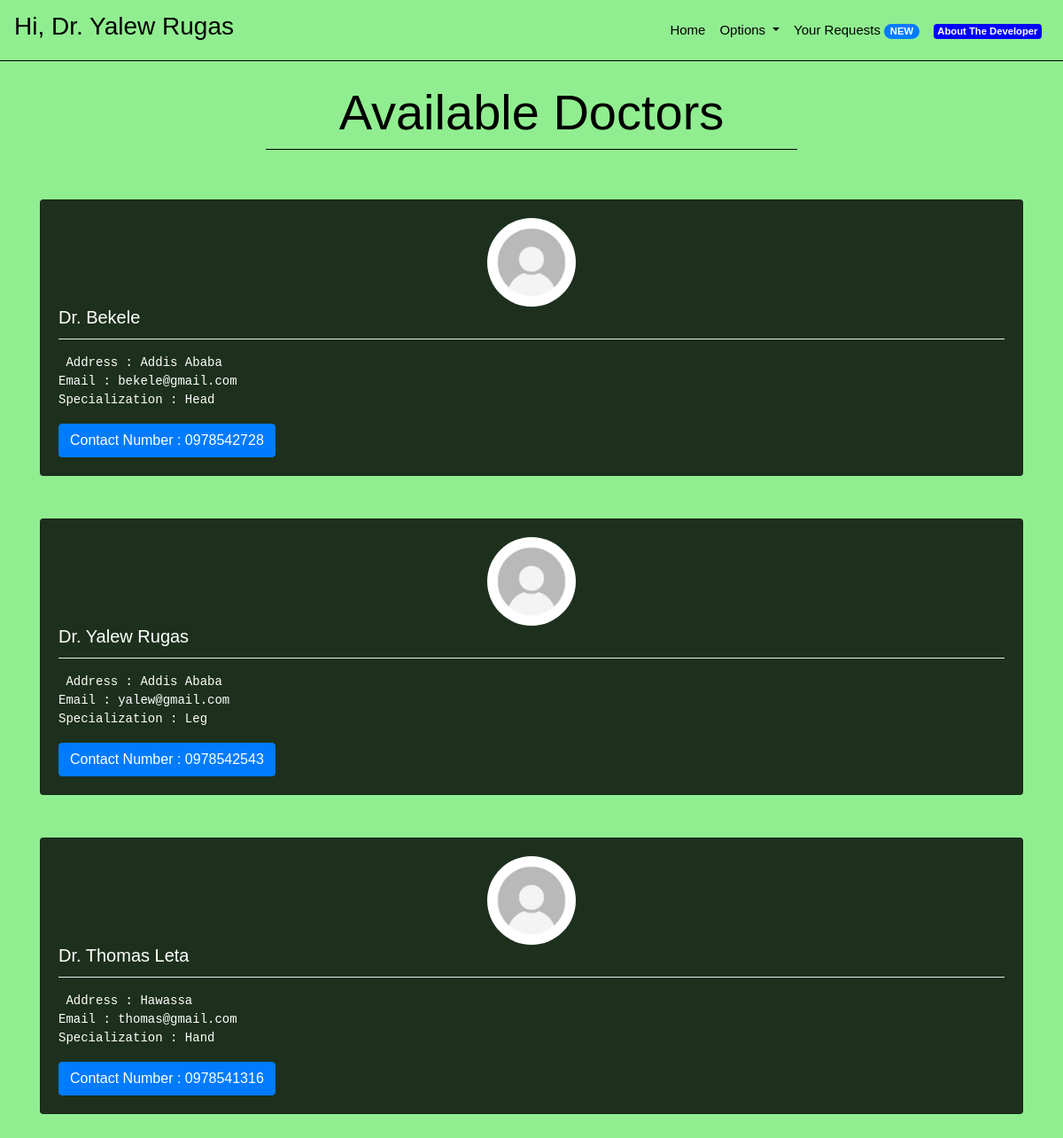
Screenshot of /contact (signed in) with the database file from the repository.
### core/models.py (models this page shows, shortened)
class Doctor(models.Model):
    name = models.CharField(max_length = 30)
    address = models.CharField(max_length = 100)
    contactNumber = models.CharField(unique = True, max_length = 10)
    email = models.EmailField(unique = True, max_length = 255)
    specialization = models.CharField(max_length = 100)
    passwordHash = models.CharField(max_length = 64)
    emailHash = models.CharField(max_length = 64)
    image = models.ImageField(upload_to='profile_images/', default='profile_images/default.jpg')

### core/views.py (the view)
# urls.py: path('contact', views.contact, name = "contact"),
def contact(request):
    context = {
        "doctors" : Doctor.objects.all(),
        "message":"Please Login First."
    }
    if request.session.get('isLoggedIn', False):
        response = render(request,"core/doctors.html",context)
        return responseHeadersModifier(response)
    else:
        response = render(request, "core/doctors.html", context)
        return responseHeadersModifier(response)

### core/views.py (called while the page is built)
def responseHeadersModifier(response):
    response["Cache-Control"] = "no-cache, no-store, must-revalidate"
    response["Pragma"] = "no-cache"
    response["Expires"] = "0"
    return response

### core/templates/core/doctors.html (shortened to what this page needs)
{% extends "core/base.html" %}
{% block bodytag %}
{% load static %}
<body background="{% static 'core/images/back.png' %}" style="background-size: auto auto;">
    {% endblock %}
    {% block body %}
    <br>
    <h1 style="text-align:center;color:black;" class="display-4">
        Available Doctors
    </h1>
    <li class="dropdown-divider" style="margin-left:25%;margin-right:25%;border-color:black"></li>
    <br>
    <br>
    {% if request.session.isLoggedIn %}
    {% for doctor in doctors %}
    <div class="row container" style="margin: 0 auto;">
        <div class="col-sm-12">
            <div class="card" style="background:rgba(0,0,0,0.8);color:white;">
                <div class="card-body">
                    <img class="doctor-image" src="{{ doctor.image.url }}" alt="Doctor Image">
                    <h5 class="card-title">Dr. {{ doctor.name }}</h5>
                    <li class="dropdown-divider"></li>
                    <p class="card-text">
                    <pre style="color:white"> Address : {{ doctor.address }}<br>Email : {{ doctor.email }}<br>Specialization : {{ doctor.specialization }} </pre>
                    </p>
                    <a href="#" class="btn btn-primary">Contact Number : {{ doctor.contactNumber }}</a>
                </div>
            </div>
        </div>
    </div>
    <br>
    <br>
    {% empty %}
    <h1 style="text-align:center;color:white">
        Sorry! No doctors available right now. Please try again later!
    </h1>
    {% endfor %}
    {% else %}
    {% if message %}
    <div style="text-align:center;margin:0 auto;" class="alert alert-warning" role="alert">
        {{ message }}
    </div>
    {% endif %}
    {% endif %}
    {% endblock %}

### core/templates/core/base.html (shortened to what this page needs)
{% load static %}
<!doctype html>
<html lang="en">
<head>
    <link rel="stylesheet" href="https://stackpath.bootstrapcdn.com/bootstrap/4.2.1/css/bootstrap.min.css">
    <link rel="stylesheet" href="{% static 'core/css/style.css' %}">
    <link rel="stylesheet" href="{% static 'core/css/aboutstyle.css' %}">
    <link rel="stylesheet" href="{% static 'core/css/responsive.css' %}">
    <link rel="stylesheet" href="https://cdnjs.cloudflare.com/ajax/libs/font-awesome/4.7.0/css/font-awesome.min.css">
</head>
{% block bodytag %}
{% endblock %}
<nav class="navbar navbar-expand-lg navbar-light bg-transparent">
    {% if request.session.isLoggedIn %}
    <a class="navbar-brand" href="/">
        <h3 style="color:black;text-align:center">Hi,{% if request.session.isDoctor %} Dr.{% endif %} {{ request.session.Name }}</h3>
    </a>
    {% else %}
    <a class="navbar-brand" href="/">
        <h2 style="color:black;text-align:center">Enen</h2>
    </a>
    {% endif %}
    <div class="collapse navbar-collapse" id="navbarSupportedContent">
        <ul class="navbar-nav ml-auto">
            <li class="nav-item active">
                <a class="nav-link" href="{% url 'index' %}" style="color:black">Home </a>
            </li>
            {% if request.session.isLoggedIn %}
            <li class="nav-item dropdown">
                <a class="nav-link dropdown-toggle" style="color:black" href="#" id="navbarDropdown" role="button"
                    data-toggle="dropdown" aria-haspopup="true" aria-expanded="false">
                    Options
                </a>
            </li>
            {% endif %}
            {% if request.session.isLoggedIn %}
            <li class="nav-item">
                <a class="nav-link" href="{% url 'login' %}" style="color:black">Your Requests <span
                        class="badge badge-primary badge-pill">{{ request.session.numberNewAssistances }}
                        NEW</span></a>
            </li>
            {% else %}
            <li class="nav-item">
                <a class="nav-link" href="{% url 'login' %}" style="color:black">Login</a>
            </li>
            {% endif %}
            <li class="nav-item">
                <a class="nav-link" href="{% url 'about' %}" style="color:black"><span style="background-color: blue" class="badge badge-secondary">About The Developer</span></a>
            </li>
        </ul>
    </div>
</nav>
<li class="dropdown-divider" style="margin-top:0px;margin-bottom:0px;border-color:black"></li>
{% block body %}
{% endblock %}
</body>
</html>

### core/static/core/css/style.css (style rules this page uses)
body { font-family: 'Nunito', sans-serif; color: #000000; background-color: #fefefe; overflow-x: hidden; }
@media (min-width: 1200px) { .container { max-width: 1170px; } }
.patient-image, .doctor-image { width: 100px; height: 100px; border-radius: 50%; object-fit: cover; display: block; margin: 0 auto; }

### core/static/core/css/aboutstyle.css (style rules this page uses)
* { margin: 0; padding: 0; border: 0; outline: none; }
p { font-size: 15px; line-height: 1.6; font-weight: 500; }
a { font-family: 'Quicksand', sans-serif; font-size: 15px; color: #555555; }
img { max-width: 100%; height: auto; }

### rows the page displays
Doctor: session.Name "Yalew Rugas", image (placeholder picture), name "Yalew Rugas", address "Addis Ababa", email "yalew@gmail.com", specialization "Leg", contactNumber "0978542543"
Doctor: image (placeholder picture), name "Bekele", address "Addis Ababa", email "bekele@gmail.com", specialization "Head", contactNumber "0978542728"
Doctor: image (placeholder picture), name "Thomas Leta", address "Hawassa", email "thomas@gmail.com", specialization "Hand", contactNumber "0978541316"
